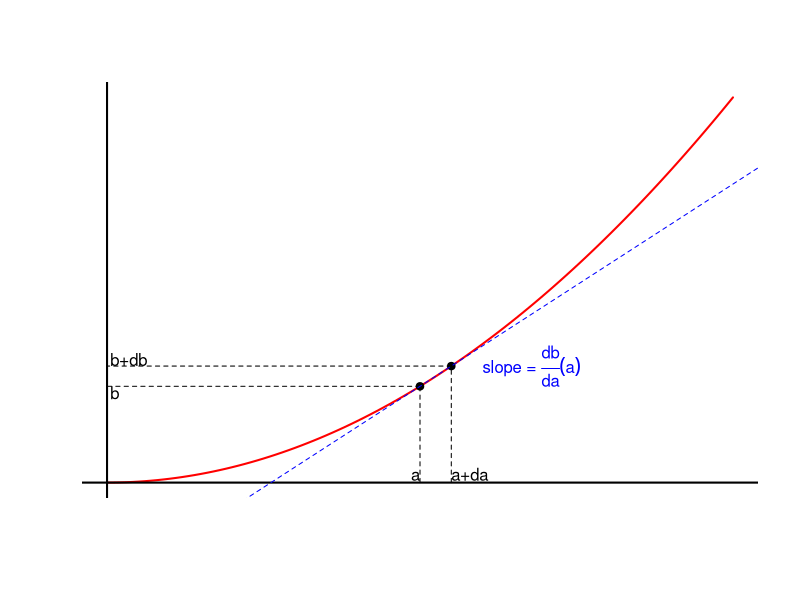
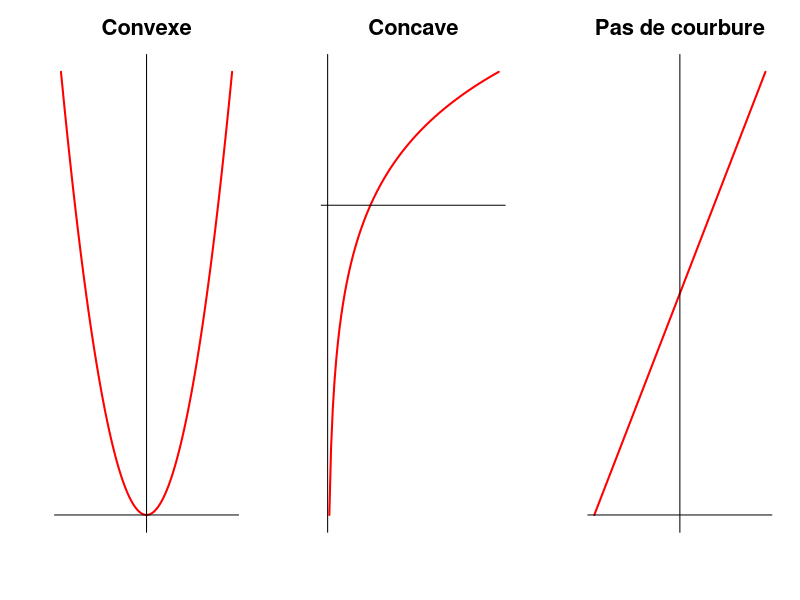
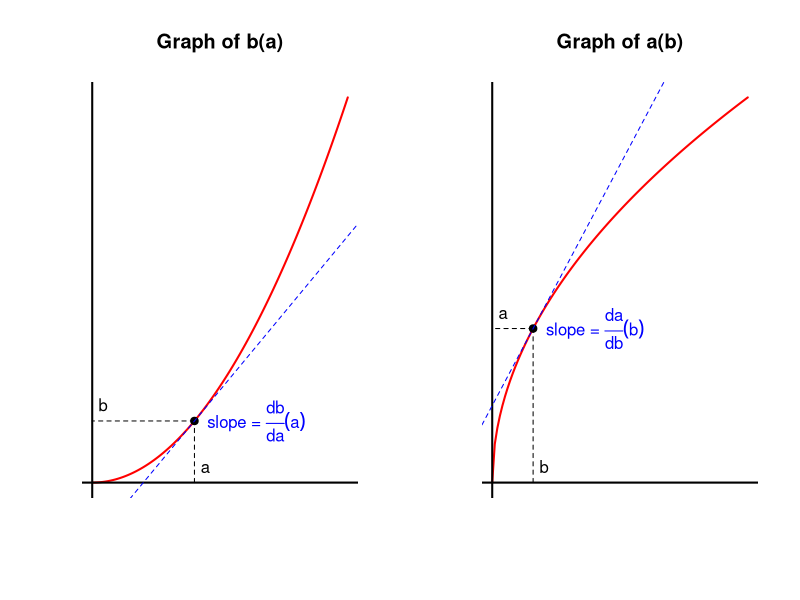
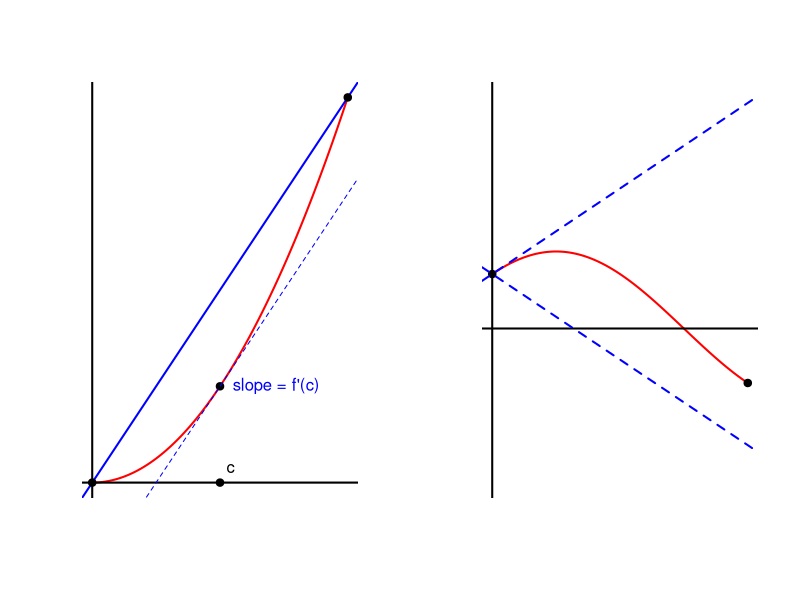
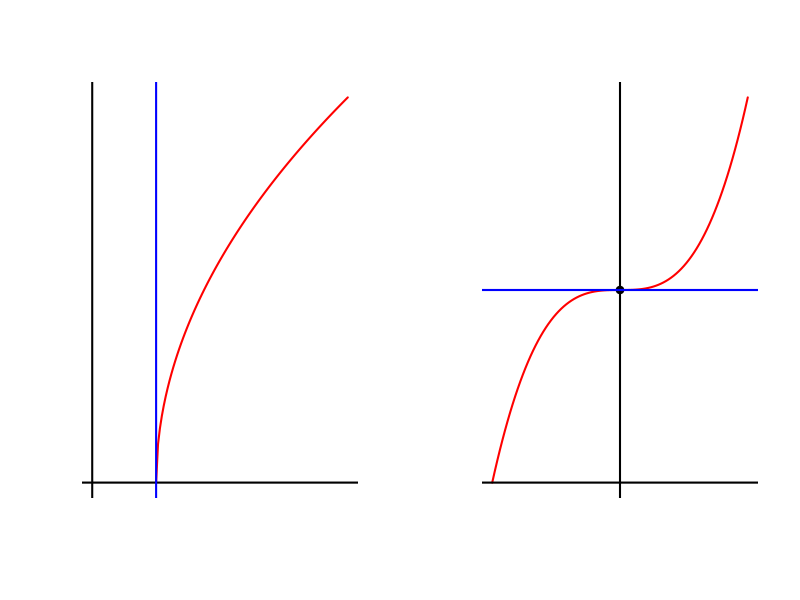
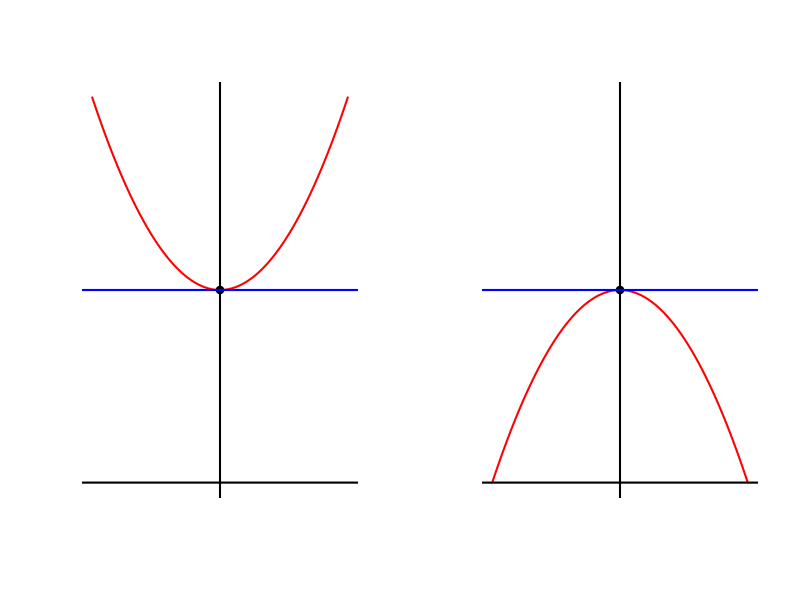
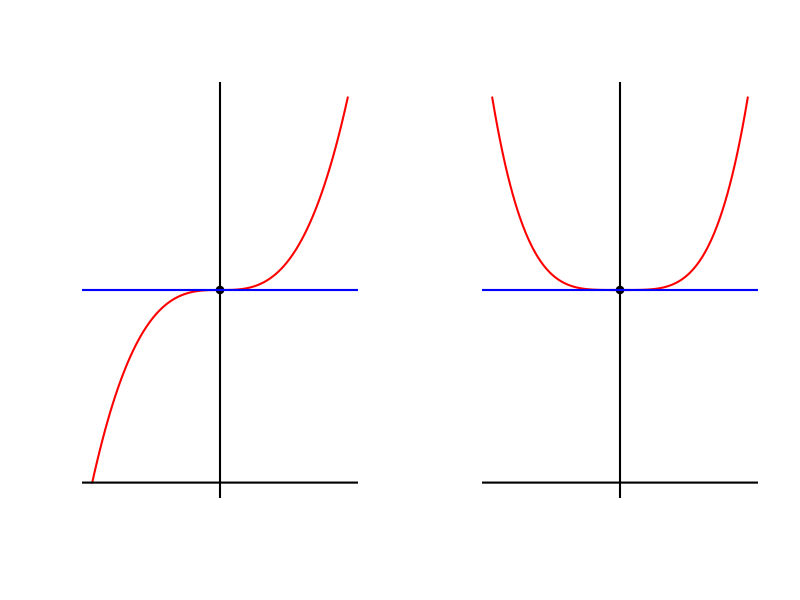
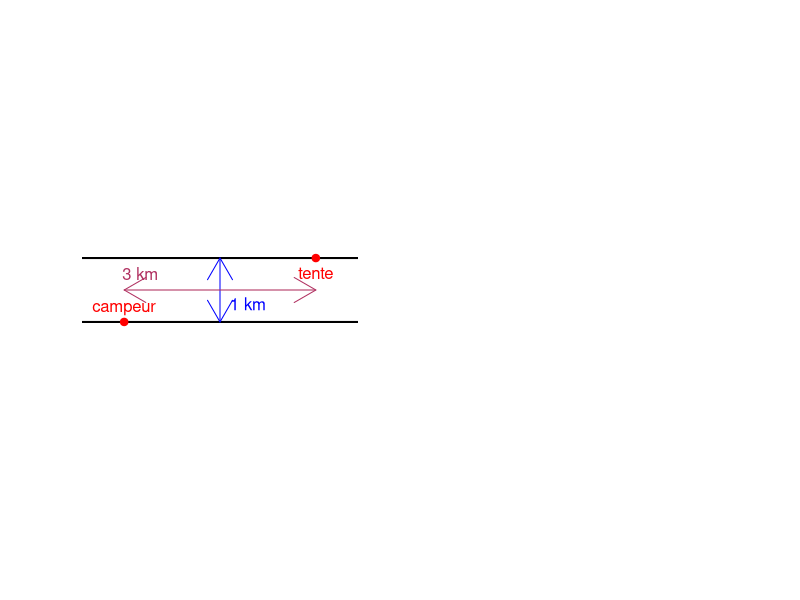

These figures' R source, in order:
## ---- chunk 1
knitr::opts_chunk$set(echo = FALSE, cache = TRUE)
## ---- chunk 2
f <- function(x) {x^2}
# curve(f, 0, 1, axes = FALSE, xlab = NA, ylab = NA, col = "red", lwd = 2)
x <- (0:100)/100; plot(x, f(x), axes = FALSE, xlab = NA, ylab = NA, col = "red", lwd = 2, type = "l")
x <- c(0.5, .55); points(x = x, y = f(x), pch = 19)
abline(h=0, v = 0, lwd = 2)
segments(x0 = rep(x, each = 2), x1 = c(x[1], 0, x[2], 0), 
         y0 = c(0, f(x[1]), 0, f(x[2])), y1 = rep(f(x), each = 2), lty = 2)
## add labels
text(x = x[1], y = 0.005, adj = c(1, 0), labels = "a")
text(x = x[2], y = 0.005, adj = c(0, 0), labels = "a+da")
text(x = 0.005, y = f(x[1]), adj = c(0, 1), labels = "b")
text(x = 0.005, y = f(x[2]), adj = c(0, 0), labels = "b+db")
abline(b = diff(f(x))/diff(x), a = f(x[1]) - x[1] * diff(f(x))/diff(x), lty = 2, col = "blue")
text(x = x[2]+.05, y = f(x[2]), labels = expression(paste("slope = ", frac(db, da)(a))), adj = c(0, 0.5), col = "blue")
## ---- chunk 3
par(mfrow = c(1, 3))
f1 <- function(x) {x^2}
f2 <- function(x) { log(x) }
f3 <- function(x) { x+1 }
curve(f1, -1, 1, axes = FALSE, xlab = NA, ylab = NA, col = "red", lwd = 2, main = "Convexe", cex.main = 2);abline(h = 0, v = 0)
curve(f2, 0, 4, axes = FALSE, xlab = NA, ylab = NA, col = "red", lwd = 2, main = "Concave", cex.main = 2);abline(h = 0, v = 0)
curve(f3, -1, 1, axes = FALSE, xlab = NA, ylab = NA, col = "red", lwd = 2, main = "Pas de courbure", cex.main = 2);abline(h = 0, v = 0)
## ---- chunk 4
f <- function(x) {x^2}
g <- function(x) {sqrt(x)}
par(mfrow = c(1, 2))
## Graph 1
curve(f, 0, 1, axes = FALSE, xlab = NA, ylab = NA, col = "red", lwd = 2, main = "Graph of b(a)")
x <- 0.4; points(x = x, y = f(x), pch = 19)
abline(h=0, v = 0, lwd = 2)
segments(x0 = rep(x, 2), x1 = c(x, 0), 
         y0 = c(0, f(x)), y1 = rep(f(x), 2), lty = 2)
## add labels
text(x = x+0.025, y = 0.025, adj = c(0, 0), labels = "a")
text(x = 0.025, y = f(x)+0.025, adj = c(0, 0), labels = "b")
abline(b = 2*x, a = f(x) - x * 2*x, lty = 2, col = "blue")
text(x = x+.05, y = f(x), labels = expression(paste("slope = ", frac(db, da)(a))), adj = c(0, 0.5), col = "blue")
## Graph 2
curve(g, 0, 1, axes = FALSE, xlab = NA, ylab = NA, col = "red", lwd = 2, main = "Graph of a(b)")
x <- f(0.4); points(x = x, y = g(x), pch = 19)
abline(h=0, v = 0, lwd = 2)
segments(x0 = rep(x, 2), x1 = c(x, 0), 
         y0 = c(0, g(x)), y1 = rep(g(x), 2), lty = 2)
## add labels
text(x = x+0.025, y = 0.025, adj = c(0, 0), labels = "b")
text(x = 0.025, y = g(x)+0.025, adj = c(0, 0), labels = "a")
abline(b = 1/(2*sqrt(x)), a = g(x) - sqrt(x)/2, lty = 2, col = "blue")
text(x = x+.05, y = g(x), labels = expression(paste("slope = ", frac(da, db)(b))), adj = c(0, 0.5), col = "blue")

## ---- chunk 5
par(mfrow = c(1, 2), xpd = FALSE)
f <- function(x) { x^2 }
curve(f, 0, 1, axes = FALSE, xlab = NA, ylab = NA, col = "red", lwd = 2, main = NA)
abline(h=0, v = 0, lwd = 2)
abline(0, 1, col = c("blue"), lwd = 2)
x <- 0.5; points(x = rep(x, 2), y = c(0, f(x)), pch = 19)
## add labels
text(x = x+0.025, y = 0.025, adj = c(0, 0), labels = "c")
# text(x = 0.025, y = f(x)+0.025, adj = c(0, 0), labels = "b")
abline(b = 2*x, a = f(x) - x * 2*x, lty = 2, col = "blue")
## add a and b
a <- 0; b = 1; points(c(a, b), f(c(a, b)), pch = 19)
text(x = x+.05, y = f(x), labels = expression("slope = f'(c)"), adj = c(0, 0.5), col = "blue")

## Figure 2
f <- function(x) { cos(x - pi/4 ) }
df <- function(x) { -sin(x - pi/4) }
curve(f, 0, pi, axes = FALSE, xlab = NA, ylab = NA, col = "red", lwd = 2, main = NA, ylim = c(-2, 3))
abline(h=0, v = 0, lwd = 2)
a <- 0; b = pi; points(c(a, b), f(c(a, b)), pch = 19)
x <- 0; abline(b = -df(x), a = f(0), col = c("blue"), lwd = 2, lty = 2)
x <- pi; abline(b = -df(x), a = f(0), col = c("blue"), lwd = 2, lty = 2)
## ---- chunk 6
f <- function(x) { sqrt(x-1) }
curve(f, 1, 4, axes = FALSE, xlab = NA, ylab = NA, col = "red", lwd = 2, main = NA, xlim = c(0, 4))
abline(h=0, v = 0, lwd = 2)
abline(v = 1, col = c("blue"), lwd = 2)
## ---- chunk 7
f <- function(x) { 1+x^3 }
curve(f, -1, 1, axes = FALSE, xlab = NA, ylab = NA, col = "red", lwd = 2, main = NA, ylim = c(0, 2))
abline(h=0, v = 0, lwd = 2)
points(0, f(0), pch = 19)
abline(h = 1, col = c("blue"), lwd = 2)
## ---- chunk 8
par(mfrow = c(1, 2))
## graph 1
f <- function(x) { 1+x^2 }
curve(f, -1, 1, axes = FALSE, xlab = NA, ylab = NA, col = "red", lwd = 2, main = NA, ylim = c(0, 2))
abline(h=0, v = 0, lwd = 2)
points(0, f(0), pch = 19)
abline(h = 1, col = c("blue"), lwd = 2)
## graph 2
f <- function(x) { 1-x^2 }
curve(f, -1, 1, axes = FALSE, xlab = NA, ylab = NA, col = "red", lwd = 2, main = NA, ylim = c(0, 2))
abline(h=0, v = 0, lwd = 2)
points(0, f(0), pch = 19)
abline(h = 1, col = c("blue"), lwd = 2)
## ---- chunk 9
par(mfrow = c(1, 2))
## graph 1
f <- function(x) { 1+x^3 }
curve(f, -1, 1, axes = FALSE, xlab = NA, ylab = NA, col = "red", lwd = 2, main = NA, ylim = c(0, 2))
abline(h=0, v = 0, lwd = 2)
points(0, f(0), pch = 19)
abline(h = 1, col = c("blue"), lwd = 2)
## graph 2
f <- function(x) { 1+x^4 }
curve(f, -1, 1, axes = FALSE, xlab = NA, ylab = NA, col = "red", lwd = 2, main = NA, ylim = c(0, 2))
abline(h=0, v = 0, lwd = 2)
points(0, f(0), pch = 19)
abline(h = 1, col = c("blue"), lwd = 2)
## ---- chunk 10
## graph 1
f <- function(x) { 1+x^3 }
curve(f, -1, 1, axes = FALSE, xlab = NA, ylab = NA, col = "red", lwd = 2, main = NA, xlim = c(-0.5, 3.5), ylim = c(0, 1), type = "n", asp = 1)
abline(h = c(0, 1), col = c("black"), lwd = 2)
points(0, 0, pch = 19, col = "red") ## piéton
text(0, 0, "campeur", pos = 3, col = "red")
points(3, 1, pch = 19, col = "red") ## tente
text(3, 1, "tente", pos = 1, col = "red")
arrows(1.5, 0, 1.5, 1, col = "blue", code = 3); text(1.5, 0.25, "1 km", pos = 4, col = "blue")
arrows(0, 0.5, 3, 0.5, col = "maroon", code = 3); text(0.25, 0.5, "3 km", pos = 3, col = "maroon")
